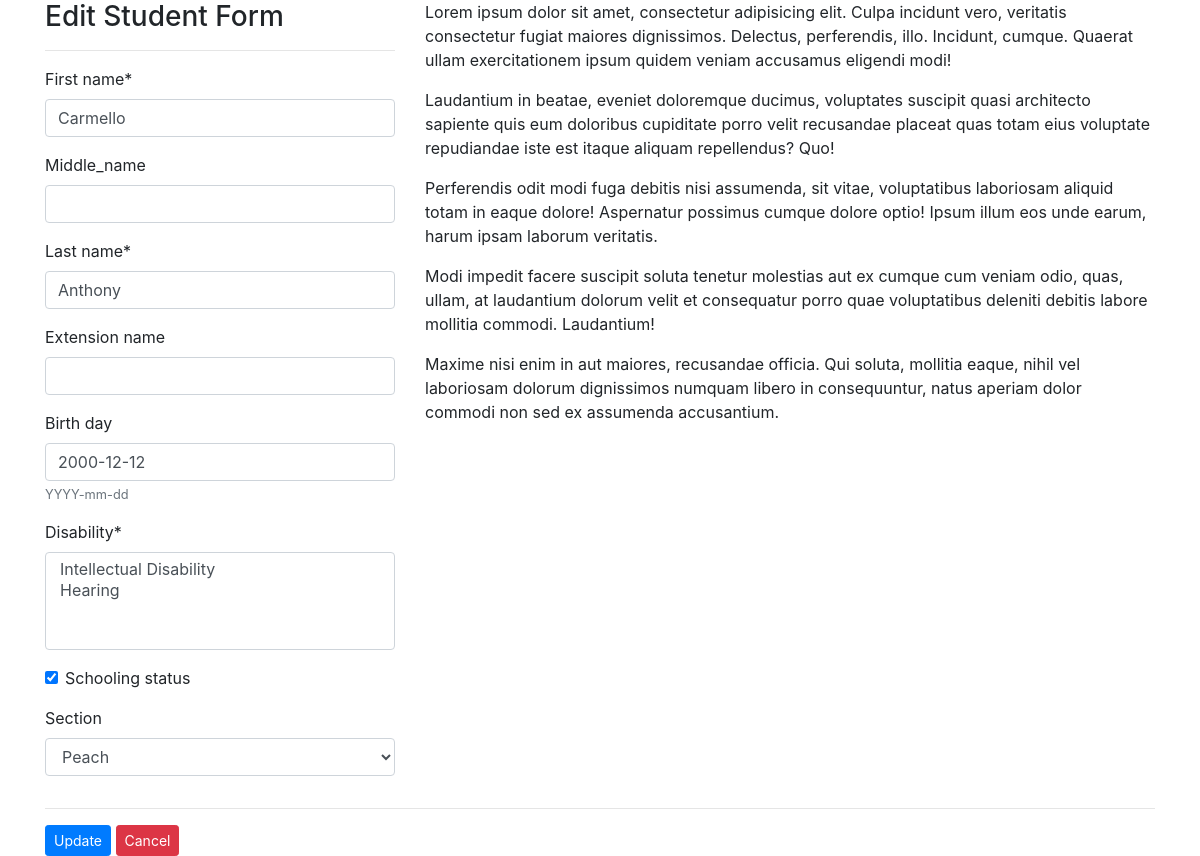
Screenshot of /students/edit/7/ with the database file from the repository.
### students/models.py (models this page shows, shortened)
class StudentName(models.Model):
    user = models.ForeignKey(User, on_delete=models.CASCADE, default=1)
    f_name = models.CharField(max_length=60, verbose_name='first name')
    m_name = models.CharField(max_length=60, verbose_name='middle_name', blank=True)
    l_name = models.CharField(max_length=60, verbose_name='last name')
    e_name = models.CharField(max_length=60, verbose_name='extension name', blank=True)
    birth_date = models.DateField(blank=True, null=True, verbose_name='birth day', help_text='YYYY-mm-dd')
    disability = models.ManyToManyField(Disability)
    school_status = models.BooleanField(default=True, verbose_name='schooling status')
    block = models.ForeignKey(Block, on_delete=models.CASCADE, blank=True, null=True, verbose_name='section')
    timestamp = models.DateTimeField(auto_now_add=True, verbose_name='added')
    updated = models.DateTimeField(auto_now=True, verbose_name='updated')
    class Meta:
        ordering = ['-timestamp']

### students/views.py (the view)
# urls.py: path('edit/<int:pk>/', views.student_edit, name='edit'),
def student_edit(request, pk):
	instance=get_object_or_404(StudentName, pk=pk)
	form = StudentEditForm(request.POST or None, request.FILES or None, instance=instance)
	if form.is_valid():
		instance=form.save(commit=False)
		instance.save()
		return redirect('student:list')
	context = {
		"form": form,
		"title": "edit student",
		"instance": instance,
	}
	return render(request, "students/student_edit.html", context)

### students/forms.py
class StudentEditForm(forms.ModelForm):
    class Meta:
        model = StudentName
        fields = (
            "f_name",
            "m_name",
            "l_name",
            "e_name",
            "birth_date",
            "disability",
            "school_status",
            "block",
        )

### students/models.py (called while the page is built)
    def __str__(self):
        return self.block_name

    def __str__(self):
        return self.type_of_dis

### templates/students/student_edit.html
{% extends "base.html" %}
{% load crispy_forms_tags %}
{% block content %}
<form action="" class="form" method="POST" enctype="multipart/form-data">{% csrf_token %}
    <div class="row">
        <div class="col-sm-4">
            <h3>Edit Student Form</h3>
            <hr>
            {{form|crispy}}
        </div>
        <div class="col-sm-8">
            <p>Lorem ipsum dolor sit amet, consectetur adipisicing elit. Culpa incidunt vero, veritatis consectetur fugiat maiores dignissimos. Delectus, perferendis, illo. Incidunt, cumque. Quaerat ullam exercitationem ipsum quidem veniam accusamus eligendi modi!</p>
            <p>Laudantium in beatae, eveniet doloremque ducimus, voluptates suscipit quasi architecto sapiente quis eum doloribus cupiditate porro velit recusandae placeat quas totam eius voluptate repudiandae iste est itaque aliquam repellendus? Quo!</p>
            <p>Perferendis odit modi fuga debitis nisi assumenda, sit vitae, voluptatibus laboriosam aliquid totam in eaque dolore! Aspernatur possimus cumque dolore optio! Ipsum illum eos unde earum, harum ipsam laborum veritatis.</p>
            <p>Modi impedit facere suscipit soluta tenetur molestias aut ex cumque cum veniam odio, quas, ullam, at laudantium dolorum velit et consequatur porro quae voluptatibus deleniti debitis labore mollitia commodi. Laudantium!</p>
            <p>Maxime nisi enim in aut maiores, recusandae officia. Qui soluta, mollitia eaque, nihil vel laboriosam dolorum dignissimos numquam libero in consequuntur, natus aperiam dolor commodi non sed ex assumenda accusantium.</p>
        </div>
    </div>
    <hr>
    <input type="submit" class="btn btn-primary btn-sm" value="Update">
    <a href="{% url 'student:list' %}" class="btn btn-danger btn-sm">Cancel</a>
</form>
{% endblock %}

### rows the page displays
StudentName: f_name "Carmello", l_name "Anthony", birth_date "2000-12-12", school_status "☑", block "Peach"
